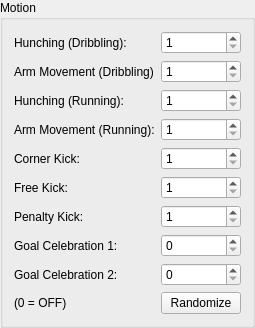
      <widget class="QGroupBox" name="boxMotion">
       <property name="title">
        <string>Motion</string>
       </property>
       <layout class="QFormLayout" name="formLayout_3">
        <item row="0" column="0">
         <widget class="QLabel" name="lblMotionHunchingDribbling">
          <property name="text">
           <string>Hunching (Dribbling):</string>
          </property>
         </widget>
        </item>
        <item row="0" column="1">
         <widget class="QSpinBox" name="spxMotionHunchingDribbling">
          <property name="minimum">
           <number>1</number>
          </property>
         </widget>
        </item>
        <item row="1" column="0">
         <widget class="QLabel" name="lblMotionArmMovementDribbling">
          <property name="text">
           <string>Arm Movement (Dribbling)</string>
          </property>
         </widget>
        </item>
        <item row="1" column="1">
         <widget class="QSpinBox" name="spxMotionArmMovementDribbling">
          <property name="minimum">
           <number>1</number>
          </property>
         </widget>
        </item>
        <item row="2" column="0">
         <widget class="QLabel" name="lblMotionHunchingRunning">
          <property name="text">
           <string>Hunching (Running):</string>
          </property>
         </widget>
        </item>
        <item row="2" column="1">
         <widget class="QSpinBox" name="spxMotionHunchingRunning">
          <property name="minimum">
           <number>1</number>
          </property>
         </widget>
        </item>
        <item row="3" column="0">
         <widget class="QLabel" name="lblMotionArmMovementRunning">
          <property name="text">
           <string>Arm Movement (Running):</string>
          </property>
         </widget>
        </item>
        <item row="3" column="1">
         <widget class="QSpinBox" name="spxMotionArmMovementRunning">
          <property name="minimum">
           <number>1</number>
          </property>
         </widget>
        </item>
        <item row="4" column="0">
         <widget class="QLabel" name="lblMotionCornerKick">
          <property name="text">
           <string>Corner Kick:</string>
          </property>
         </widget>
        </item>
        <item row="4" column="1">
         <widget class="QSpinBox" name="spxMotionCornerKick">
          <property name="minimum">
           <number>1</number>
          </property>
         </widget>
        </item>
        <item row="5" column="0">
         <widget class="QLabel" name="lblMotionFreeKick">
          <property name="text">
           <string>Free Kick:</string>
          </property>
         </widget>
        </item>
        <item row="5" column="1">
         <widget class="QSpinBox" name="spxMotionFreeKick">
          <property name="minimum">
           <number>1</number>
          </property>
         </widget>
        </item>
        <item row="6" column="0">
         <widget class="QLabel" name="lblMotionPenaltyKick">
          <property name="text">
           <string>Penalty Kick:</string>
          </property>
         </widget>
        </item>
        <item row="6" column="1">
         <widget class="QSpinBox" name="spxMotionPenaltyKick">
          <property name="minimum">
           <number>1</number>
          </property>
         </widget>
        </item>
        <item row="7" column="0">
         <widget class="QLabel" name="lblMotionGoalCelebration1">
          <property name="text">
           <string>Goal Celebration 1:</string>
          </property>
         </widget>
        </item>
        <item row="7" column="1">
         <widget class="QSpinBox" name="spxMotionGoalCelebration1">
          <property name="maximum">
           <number>122</number>
          </property>
         </widget>
        </item>
        <item row="8" column="0">
         <widget class="QLabel" name="lblMotionGoalCelebration2">
          <property name="text">
           <string>Goal Celebration 2:</string>
          </property>
         </widget>
        </item>
        <item row="8" column="1">
         <widget class="QSpinBox" name="spxMotionGoalCelebration2">
          <property name="maximum">
           <number>122</number>
          </property>
         </widget>
        </item>
        <item row="9" column="0">
         <widget class="QLabel" name="lblMotionGoalCelebrationNote">
          <property name="text">
           <string>(0 = OFF)</string>
          </property>
         </widget>
        </item>
        <item row="9" column="1">
         <widget class="QPushButton" name="btnMotionRandomize">
          <property name="text">
           <string>Randomize</string>
          </property>
         </widget>
        </item>
       </layout>
      </widget>
